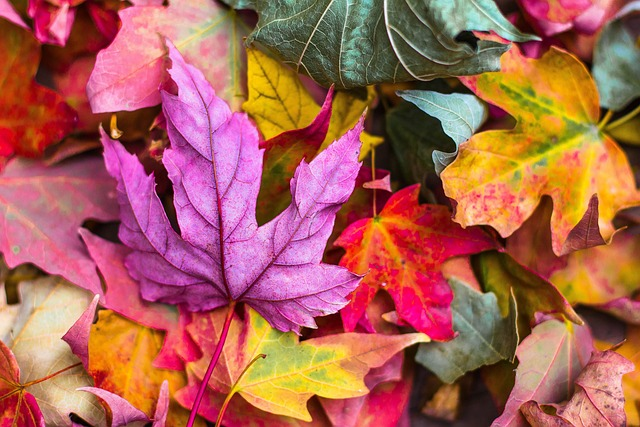
#> input picture HW4/DOC/HW4/images/1.jpg, 640 x 427 px, found by its file name
$ jupyter execute --allow-errors Q2.ipynb   (older library calls are emulated)
#> lines starting #> are read from the running program, lines starting #| are printed output that depends on the picture
# **Q2**

[cell 1]
import cv2
import numpy as np
import matplotlib.pyplot as plt
import os

[cell 2]
# run this cell for plotting
def plotter(img_list, r, w, gray, wr, hr, fig_name = None):
    '''
    Plots images' list with its' caption and saves result image if you want.

    Parameters:
        img_list (list): The list of tuples of image and its' caption.
        r (int): The number of row(s).
        w (int): The number of colunm(s).
        gray (bool): The flag for plotting images in grayscale mode.
        wr (int): The width of one figure.
        hr (int): The height of one figure.
        fig_name (str): The name of the image of the plot. if not set this parameter the plot doesn't save.
    '''

    plt.rcParams['figure.figsize'] = (wr, hr)
    for i in range(len(img_list)):
        plt.subplot(r, w, i + 1)
        if img_list[i][2] == 'img':
            if gray:
                plt.imshow(img_list[i][0], cmap = 'gray')
            else:
                plt.imshow(img_list[i][0])
            plt.xticks([])
            plt.yticks([])
        elif img_list[i][2] == 'hist':
            plt.bar(np.arange(len(img_list[i][0])), img_list[i][0], color = 'c')
        else:
            raise Exception("Only image or histogram. Use third parameter of tuples in img_list and set it to img or hist.")
        plt.title(img_list[i][1])
    if fig_name is not None:
        plt.savefig(fig_name + '.png')
    plt.show()

Implement this function for changing phases and amplitudes of images.

[cell 3]
def draw_phase_amplitude(image):
    '''
    Returns the phase image and the amplitude image from the input image.

    Parameters:
        image (numpy.ndarray): The input image.

    Returns:
        tuple of numpy.ndarray: The tuple of the phase image and the amplitude image.
    '''

    phase = image.copy()
    amp = image.copy()
    img = image.copy()

    # convert image to floats and do dft saving as complex output
    dft = cv2.dft(np.float32(img), flags=cv2.DFT_COMPLEX_OUTPUT)

    # apply shift of origin from upper left corner to center of image
    dft_shift = np.fft.fftshift(dft)

    # extract magnitude and phase images
    mag, phase = cv2.cartToPolar(dft_shift[:,:,0], dft_shift[:,:,1])

    magnitude_spectrum = 20*np.log(mag)

    return phase, magnitude_spectrum

def change_phase_domain(image1, image2):
    '''
    Substitutes the phase of image1 by the phase of image2 and returns two new images.

    Parameters:
        image1 (numpy.ndarray): The input image1.
        image2 (numpy.ndarray): The input image2.

    Returns:
        tuple of numpy.ndarray: The tuple of result images.
    '''

    img1 = image1.copy()
    img2 = image2.copy()

    pha1, amp1 = draw_phase_amplitude(img1)
    pha2, amp2 = draw_phase_amplitude(img2)

    amp1 = np.exp(amp1/20)
    amp2 = np.exp(amp2/20)

    # convert magnitude and phase into cartesian real and imaginary components
    real1, imag1 = cv2.polarToCart(amp1, pha2)
    real2, imag2 = cv2.polarToCart(amp2, pha1)

    # combine cartesian components into one complex image
    back1 = cv2.merge([real1, imag1])
    back2 = cv2.merge([real2, imag2])

    # shift origin from center to upper left corner
    back_ishift_1 = np.fft.ifftshift(back1)
    back_ishift_2 = np.fft.ifftshift(back2)

    # do idft saving as complex output
    img_back_1 = cv2.idft(back_ishift_1)
    img_back_2 = cv2.idft(back_ishift_2)

    # combine complex components into original image again
    out1 = cv2.magnitude(img_back_1[:,:,0], img_back_1[:,:,1])
    out2 = cv2.magnitude(img_back_2[:,:,0], img_back_2[:,:,1])

    # Normalize back to 8bit
    min, max = np.amin(img_back_1, (0,1)), np.amax(img_back_1, (0,1))
    out1 = cv2.normalize(out1, None, alpha=0, beta=255, norm_type=cv2.NORM_MINMAX, dtype=cv2.CV_8U)

    min, max = np.amin(img_back_2, (0,1)), np.amax(img_back_2, (0,1))
    out2 = cv2.normalize(out2, None, alpha=0, beta=255, norm_type=cv2.NORM_MINMAX, dtype=cv2.CV_8U)

    return out1, out2

[cell 4]
# dont change this cell
image_list = []
image1 = cv2.imread(os.path.join('images', '1.jpg'), cv2.IMREAD_GRAYSCALE)
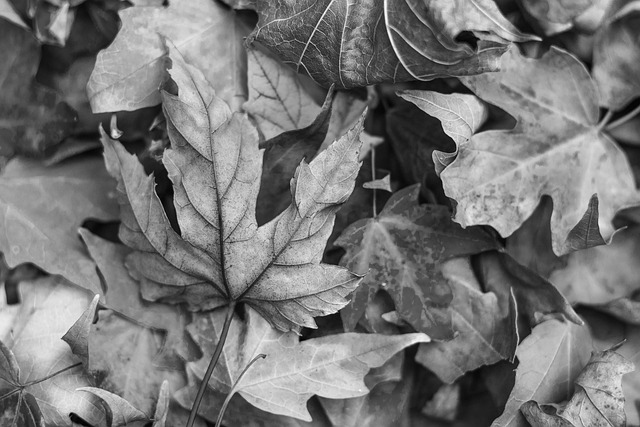
#> image1: shape (427, 640); min 0, max 255, mean 118
image2 = cv2.imread(os.path.join('images', '2.jpg'), cv2.IMREAD_GRAYSCALE)
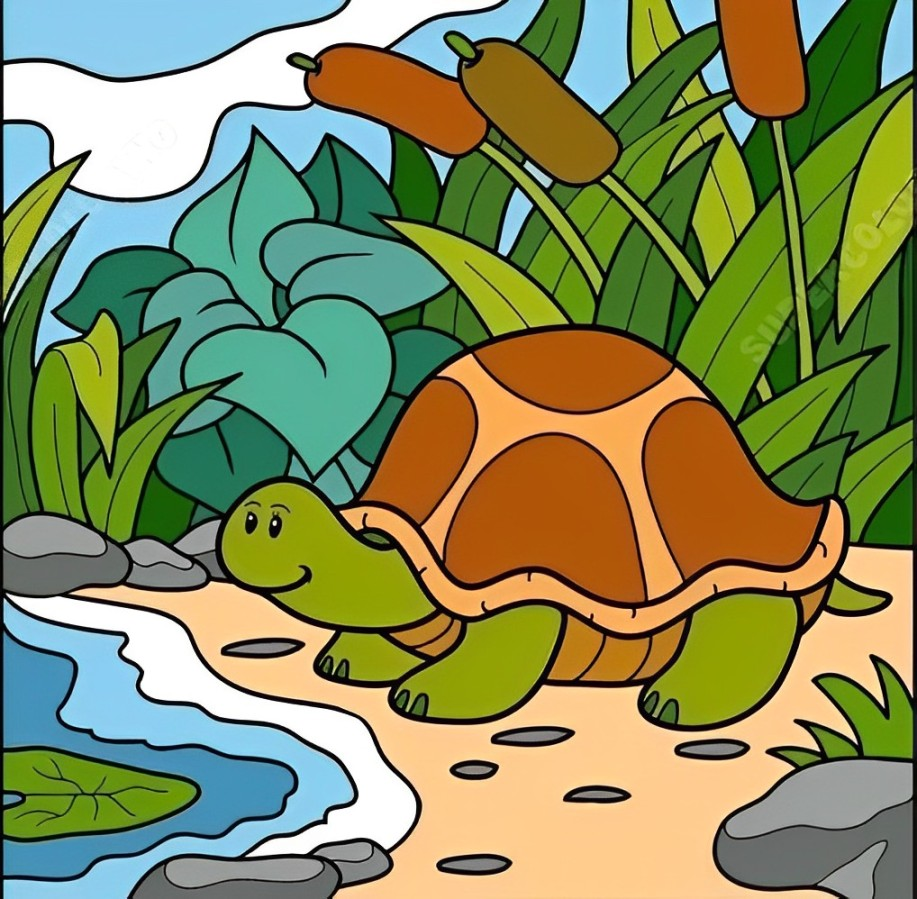
#> input picture HW4/DOC/HW4/images/2.jpg, 917 x 899 px, found by its file name
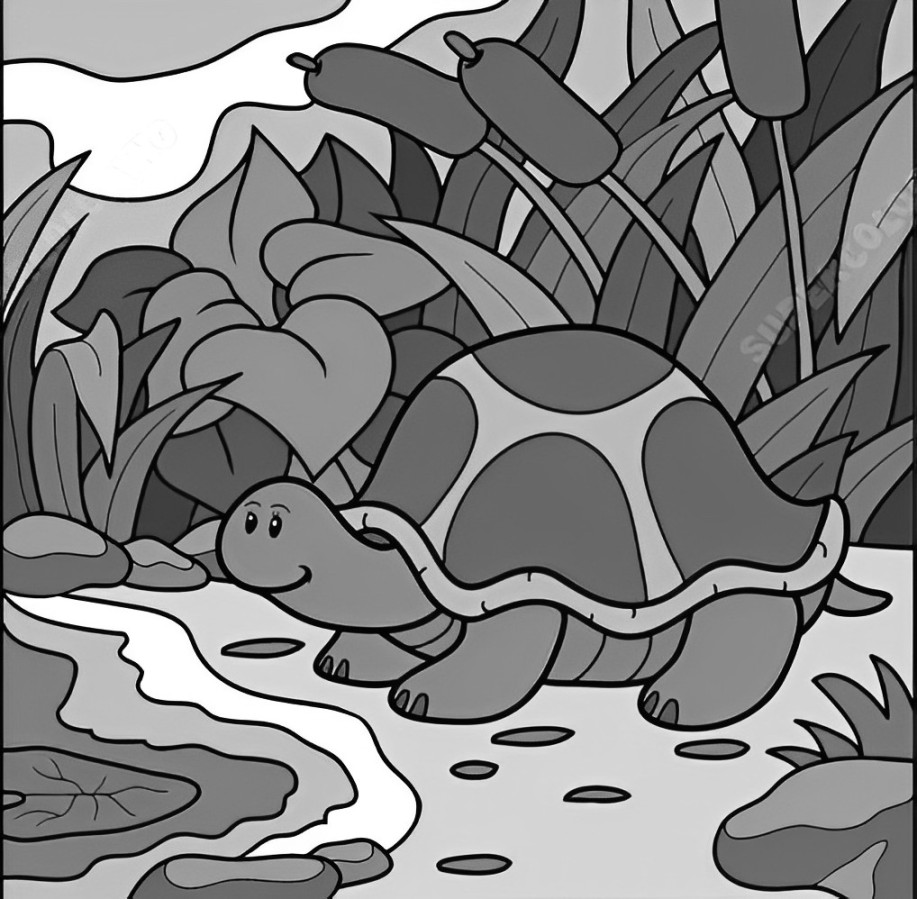
#> image2: shape (899, 917); min 0, max 255, mean 131.4

image_list.append([image1, 'source 1', 'img'])

phase1, amp1 = draw_phase_amplitude(image1)
#> in draw_phase_amplitude, `mag, phase = cv2.cartToPolar(dft_shift[:,:,0], dft_shift[:,:,1])`:
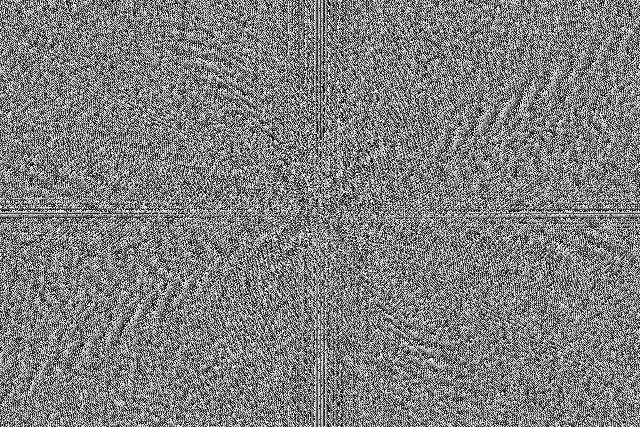
#> phase: shape (427, 640) float32; min 6.45e-06, max 6.28, mean 3.14; drawn with min black and max white
#> in draw_phase_amplitude, `magnitude_spectrum = 20*np.log(mag)`:
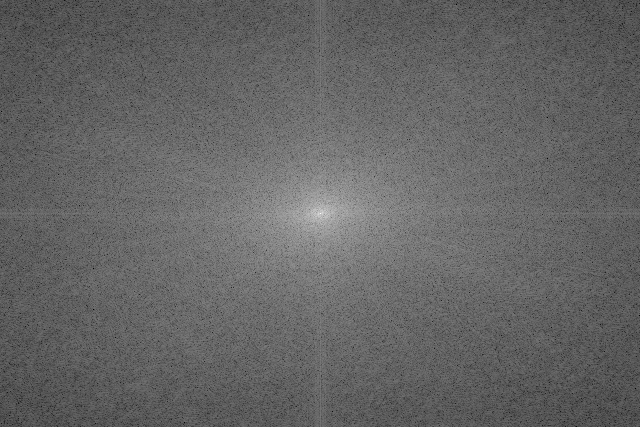
#> magnitude_spectrum: shape (427, 640) float32; min 46.86, max 345.8, mean 165.1; drawn with min black and max white
image_list.append([phase1, 'phase source 1', 'img'])
image_list.append([amp1, 'amplitude source 1', 'img'])

image_list.append([image2, 'source 2', 'img'])

phase2, amp2 = draw_phase_amplitude(image2)
#> in draw_phase_amplitude (call 2), `mag, phase = cv2.cartToPolar(dft_shift[:,:,0], dft_shift[:,:,1])`:
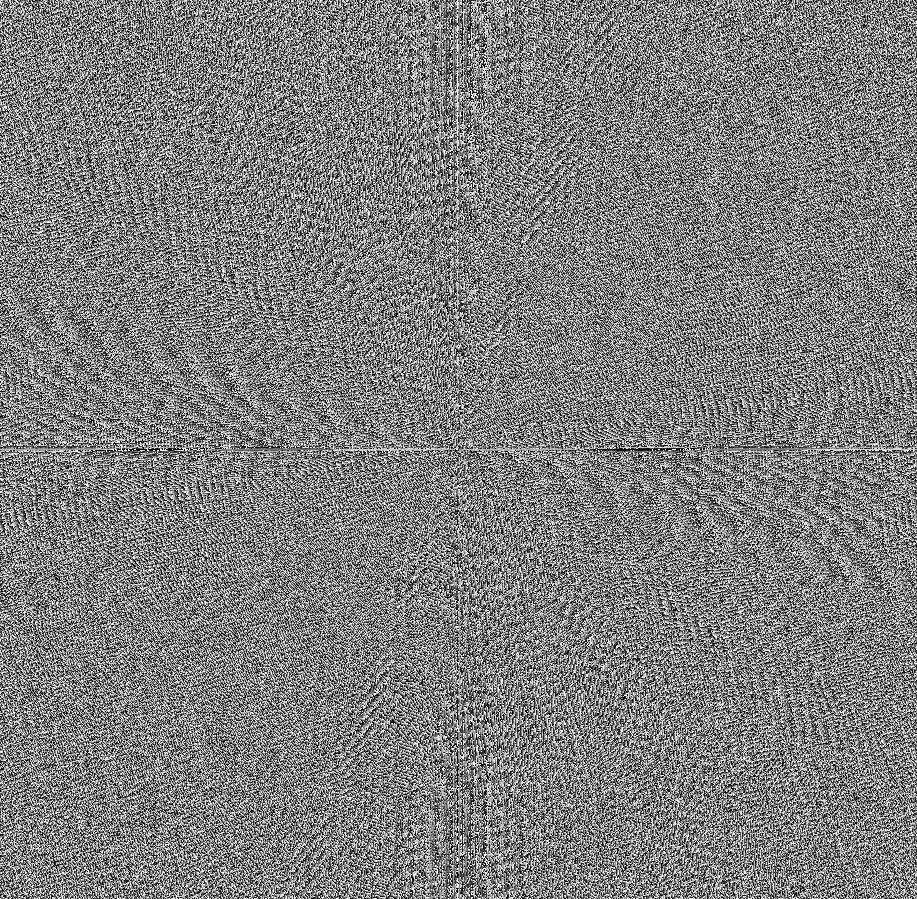
#> phase: shape (899, 917) float32; min 3.92e-06, max 6.28, mean 3.14; drawn with min black and max white
#> in draw_phase_amplitude (call 2), `magnitude_spectrum = 20*np.log(mag)`:
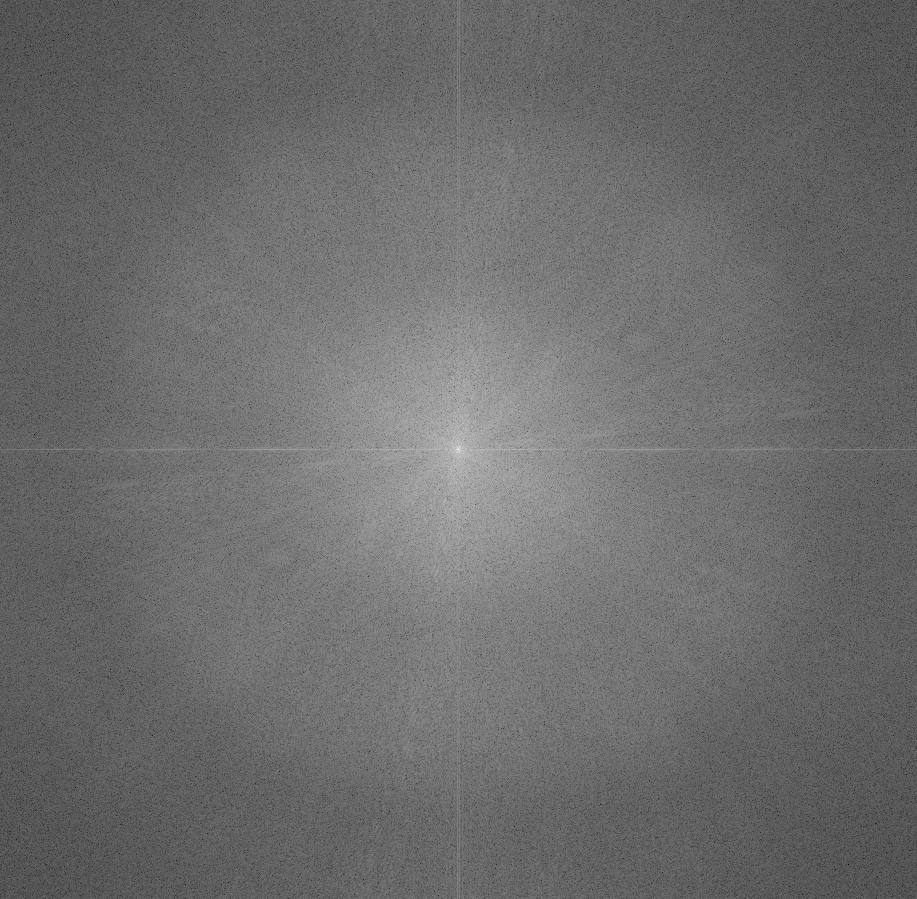
#> magnitude_spectrum: shape (899, 917) float32; min 25.75, max 370, mean 172.6; drawn with min black and max white
image_list.append([phase2, 'phase source 2', 'img'])
image_list.append([amp2, 'amplitude source 2', 'img'])

#> (the rest of this cell did not finish here and is left out)

image_list.append([res1, 'new image 1', 'img'])
image_list.append([res2, 'new image 2', 'img'])

plotter(image_list, 4, 2, True, 10, 8, 'Q3')
